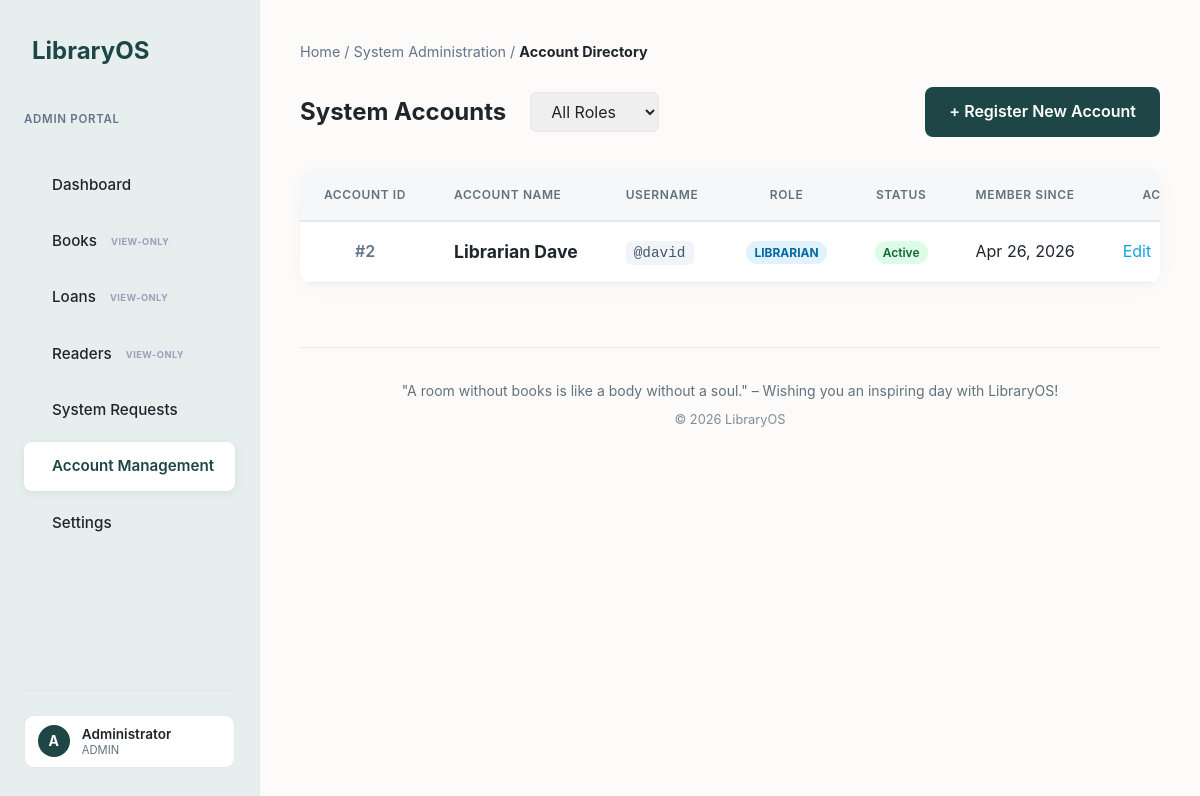
The app's page /account/accounts.php (signed in) with its own data.
### tables this page shows
CREATE TABLE accounts (
    id         INT AUTO_INCREMENT PRIMARY KEY,
    username   VARCHAR(50)  NOT NULL UNIQUE,
    password   VARCHAR(255) NOT NULL,
    full_name  VARCHAR(100) NOT NULL,
    phone      VARCHAR(20)  UNIQUE,
    email      VARCHAR(100) UNIQUE,
    address    TEXT,
    dob        DATE,
    gender     ENUM('male', 'female', 'other') DEFAULT 'male',
    role_id    INT,
    status     ENUM('active', 'inactive') DEFAULT 'active',
    created_at TIMESTAMP DEFAULT CURRENT_TIMESTAMP,
    FOREIGN KEY (role_id) REFERENCES roles(id)
);

CREATE TABLE roles (
    id   INT AUTO_INCREMENT PRIMARY KEY,
    name VARCHAR(50) NOT NULL UNIQUE
);

### account/accounts.php (called while the page is built, shortened)
<?php
require_once '../env/config.php';
include '../inc/header.php';
$where_clause = "u.role_id != 1";
$staff_query = "
    SELECT u.*, r.name as role_name
    FROM accounts u
    JOIN roles r ON u.role_id = r.id
    WHERE $where_clause
    ORDER BY u.id ASC
";
$staff_result = mysqli_query($db_connect, $staff_query);
include 'views/accounts_display.php';
include '../inc/footer.php';

### account/views/accounts_display.php (the view, shortened to what this page needs)
<div class="breadcrumb" style="margin-bottom: 1.5rem; color: #64748b; font-size: 0.9rem;">
    Home / System Administration / <strong style="color: var(--text-color);">Account Directory</strong>
</div>
<div class="search-header" style="margin-bottom: 2rem; display: flex; justify-content: space-between; align-items: center;">
    <div style="display: flex; align-items: center; gap: 1.5rem;">
        <h1 style="font-size: 1.5rem; color: var(--text-color); margin: 0;">System Accounts</h1>
        <form action="" method="GET" style="display: flex; gap: 0.5rem; margin: 0;">
            <select name="role" class="input-field" style="padding: 0.5rem 1rem; border-radius: 6px; width: auto; font-family: 'Inter', sans-serif; border: 1px solid var(--border-color); outline: none;" onchange="this.form.submit()">
                <option value="0" <?php echo (!isset($_GET['role']) || $_GET['role'] == 0) ? 'selected' : ''; ?>>All Roles</option>
            </select>
        </form>
    </div>
    <a href="account_add.php" class="btn btn-primary">+ Register New Account</a>
</div>
<div class="table-container">
    <table class="datatable">
        <thead>
            <tr>
                <th width="80" style="text-align: center;">Account ID</th>
                <th style="text-align: left;">Account Name</th>
                <th style="text-align: left;">Username</th>
                <th>Role</th>
                <th>Status</th>
                <th>Member Since</th>
                <th style="text-align: center;">Actions</th>
            </tr>
        </thead>
        <tbody>
            <?php if (mysqli_num_rows($staff_result) == 0): ?>
                <tr><td colspan="7" align="center" style="padding: 3rem; color: #64748b;">No account records found.</td></tr>
            <?php else: ?>
                <?php while ($staff = mysqli_fetch_assoc($staff_result)): ?>
                    <tr>
                        <td align="center" style="font-weight: 600; color: #64748b;">
                            #<?php echo $staff['id']; ?>
                        </td>
                        <td>
                            <strong style="font-size: 1.1rem; color: var(--text-color);"><?php echo htmlspecialchars($staff['full_name']); ?></strong>
                        </td>
                        <td>
                            <code style="background: #f1f5f9; color: #475569; padding: 0.25rem 0.5rem; border-radius: 6px; font-size: 0.9rem;">
                                @<?php echo htmlspecialchars($staff['username']); ?>
                            </code>
                        </td>
                        <td align="center">
                            <span class="badge" style="background: #e0f2fe; color: #0369a1; font-weight: 700; text-transform: uppercase;">
                                <?php echo htmlspecialchars($staff['role_name']); ?>
                            </span>
                        </td>
                        <td align="center">
                            <span class="badge" style="background: <?php echo $staff['status'] == 'active' ? '#dcfce7' : '#f1f5f9'; ?>; color: <?php echo $staff['status'] == 'active' ? '#166534' : '#475569'; ?>;">
                                <?php echo ucfirst($staff['status']); ?>
                            </span>
                        </td>
                        <td align="center"><?php echo date('M d, Y', strtotime($staff['created_at'])); ?></td>
                        <td align="center">
                            <div class="action-buttons-group">
                                <a href="account_add.php?id=<?php echo $staff['id']; ?>" style="color: #0ea5e9; text-decoration: none;">Edit</a>
                            </div>
                        </td>
                    </tr>
                <?php endwhile; ?>
            <?php endif; ?>
        </tbody>
    </table>
</div>

### css/style.css (style rules this page uses)
:root { --primary-color: #1e4646; --primary-light: #e6eeee; --bg-color: #fcfbfa; --text-color: #1e252b; --text-muted: #62727d; --card-bg: #ffffff; --border-color: #e6e8eb; --danger: #cb4343; --success: #2e7d5a; }
* { margin: 0; padding: 0; box-sizing: border-box; }
body { font-family: 'Inter', system-ui, -apple-system, sans-serif; background-color: var(--bg-color); color: var(--text-color); line-height: 1.6; -webkit-font-smoothing: antialiased; }
input, select, textarea { width: 100%; padding: 0.75rem; border: 1px solid var(--border-color); border-radius: 8px; font-size: 1rem; color: var(--text-color); transition: border-color 0.3s, box-shadow 0.3s; }
.btn { display: inline-block; padding: 0.75rem 1.5rem; border-radius: 8px; font-weight: 600; text-decoration: none; cursor: pointer; border: none; transition: opacity 0.3s, transform 0.1s; }
.btn-primary { background-color: var(--primary-color); color: white; }
.table-container { background: var(--card-bg); border-radius: 12px; overflow-x: auto; overflow-y: hidden; box-shadow: 0 4px 20px -2px rgba(30, 37, 43, 0.04), 0 2px 6px -1px rgba(30, 37, 43, 0.02); }
table { width: 100%; border-collapse: collapse; }
th { background-color: #f5f7f8; color: var(--text-muted); text-align: center; padding: 1rem; font-weight: 600; position: sticky; top: 0; z-index: 10; }
td { padding: 1rem; border-bottom: 1px solid var(--border-color); background-color: var(--card-bg); color: var(--text-color); }
.datatable, .datatable * { transition: none !important; transform: none !important; }
.search-header { display: flex; justify-content: space-between; align-items: center; margin-bottom: 2rem; }
.badge { padding: 0.25rem 0.5rem; border-radius: 9999px; font-size: 0.75rem; font-weight: 600; }
.datatable { width: 100%; border-collapse: separate; border-spacing: 0; }
.datatable th { background: #f5f7f8; color: var(--text-muted); font-weight: 600; text-transform: uppercase; font-size: 0.75rem; letter-spacing: 0.05em; padding: 1rem 1.5rem; border-bottom: 2px solid var(--border-color); white-space: nowrap; }
.datatable td { padding: 1rem 1.5rem; border-bottom: 1px solid var(--border-color); vertical-align: middle; white-space: nowrap; }
.datatable tbody tr { transition: background-color 0.2s ease; }
.action-buttons-group { display: flex; gap: 0.5rem; justify-content: center; }
body { display: flex; min-height: 100vh; }
:root { --shopee-orange: #ee4d2d; }

### records on screen
accounts: id "2", full_name "Librarian Dave", username "david", role.name "LIBRARIAN", status "Active", created_at "Apr 26, 2026"

### other values on screen
substr($_SESSION['full_name'], 0, 1) "A"
$_SESSION['full_name'] "Administrator"
$_SESSION['role_name'] "ADMIN"
